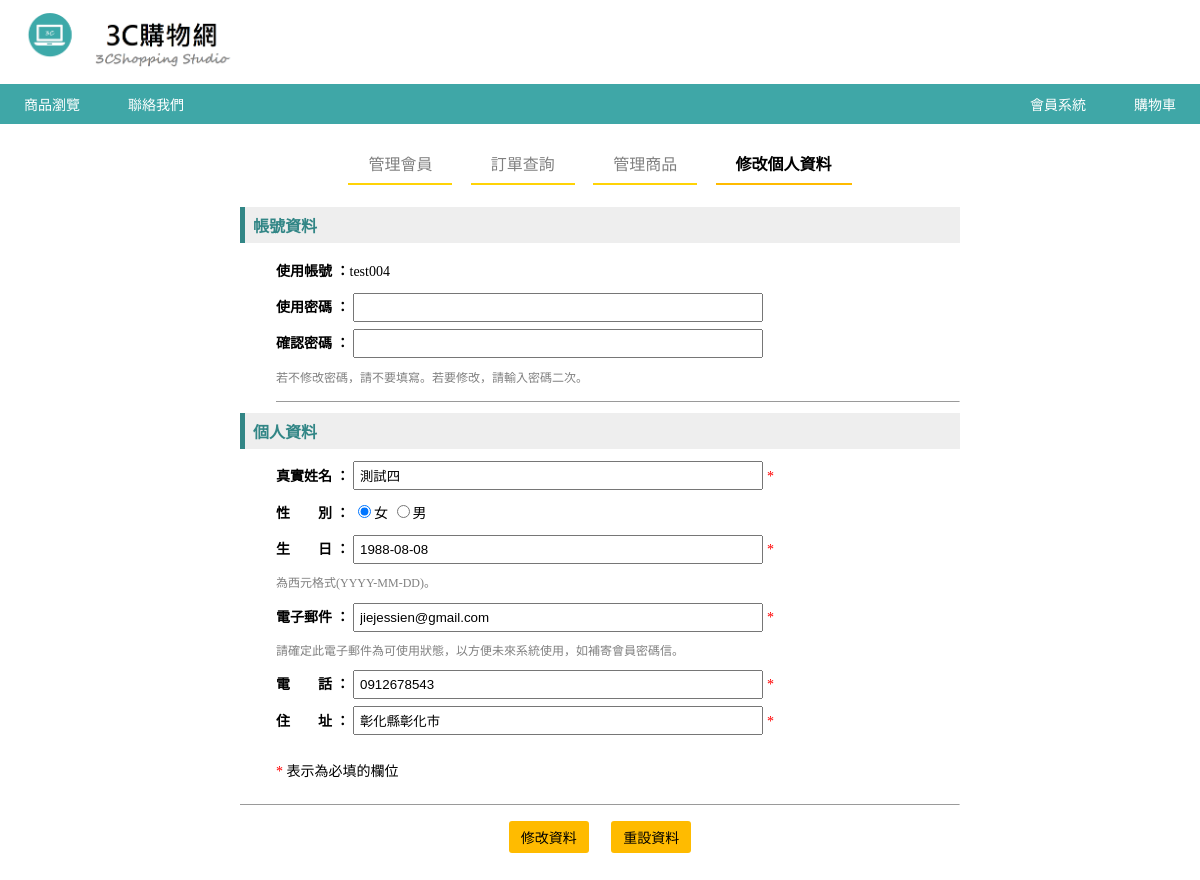
Page /member/admin_update.php?id=17 (signed in) on the committed database.
### tables this page shows
CREATE TABLE `memberdata` (
  `m_id` int(11) NOT NULL,
  `m_name` varchar(20) NOT NULL,
  `m_username` varchar(20) NOT NULL,
  `m_passwd` varchar(100) NOT NULL,
  `m_sex` enum('男','女') NOT NULL,
  `m_birthday` date DEFAULT NULL,
  `m_level` enum('admin','member') NOT NULL DEFAULT 'member',
  `m_email` varchar(100) DEFAULT NULL,
  `m_phone` varchar(100) NOT NULL,
  `m_address` varchar(100) NOT NULL,
  `m_login` int(11) UNSIGNED NOT NULL DEFAULT 0,
  `m_logintime` datetime DEFAULT NULL,
  `m_jointime` datetime NOT NULL
);

### member/admin_update.php (the view, shortened to what this page needs)
<?php
require_once("../connMysql.php");
$query_RecMember = "SELECT * FROM memberdata WHERE m_id='{$_GET["id"]}'";
$RecMember = $db_link->query($query_RecMember);
$row_RecMember=$RecMember->fetch_assoc();
?>
<html>
<head>
<link href="../css/member_style.css" rel="stylesheet" type="text/css">
<link href="../css/catalogstyle.css" rel="stylesheet" type="text/css" >
</head>
<body>
<nav class="navbar">
</nav>
<div class="box-large">
<div class="catalog">
<ul class="catalogbar">
  <li class="catalog-item "><a href="admin_memberdata.php">管理會員</a></li>
  <li class="catalog-item"><a href="admin_center.php">訂單查詢</a></li>
  <li class="catalog-item"><a href="admin_productdata.php">管理商品</a></li>
  <li class="catalog-item catalog-active"><a href="admin_update.php?id=<?php echo $mid;?>">修改個人資料</a></li>
</ul>
</div>
<form action="" method="POST" name="formJoin" id="formJoin" onSubmit="return checkForm();">
            <h1>帳號資料</h1>
			<div class="dataDiv">
            <label>使用帳號 ：</label><?php echo $row_RecMember["m_username"];?><br/>
            <label>使用密碼 ：</label>
            <input name="m_passwd" type="password" class="normalinput" id="m_passwd">
            <input name="m_passwdo" type="hidden" id="m_passwdo" value="<?php echo $row_RecMember["m_passwd"];?>"><br/>
            <label>確認密碼 ：</label>
            <input name="m_passwdrecheck" type="password" class="normalinput" id="m_passwdrecheck"><br/>
            <span class="smalltext">若不修改密碼，請不要填寫。若要修改，請輸入密碼二次。</span>
            <hr size="1" />
			</div>
            <h1>個人資料</h1>
			<div class="dataDiv">
            <label>真實姓名 ：</label>
            <input name="m_name" type="text" class="normalinput" id="m_name" value="<?php echo $row_RecMember["m_name"];?>">
            <span class="notice">*</span> <br/>
           <label>性　　別 ：</label>
            <input name="m_sex" type="radio" value="女" <?php if($row_RecMember["m_sex"]=="女") echo "checked";?>>女
            <input name="m_sex" type="radio" value="男" <?php if($row_RecMember["m_sex"]=="男") echo "checked";?>>男
            <br/>
            <label>生　　日 ：</label>
            <input name="m_birthday" type="text" class="normalinput" id="m_birthday" value="<?php echo $row_RecMember["m_birthday"];?>">
            <span class="notice">*</span><br/><span class="smalltext">為西元格式(YYYY-MM-DD)。 </span><br/>
            <label>電子郵件 ：</label>
            <input name="m_email" type="text" class="normalinput" id="m_email" value="<?php echo $row_RecMember["m_email"];?>">
            <span class="notice">*</span><br/><span class="smalltext">請確定此電子郵件為可使用狀態，以方便未來系統使用，如補寄會員密碼信。</span>
            <br/>
            <label>電　　話 ：</label>
            <input name="m_phone" type="text" class="normalinput" id="m_phone" value="<?php echo $row_RecMember["m_phone"];?>"> <span class="notice">*</span><br/>
            <label>住　　址 ：</label>
            <input name="m_address" type="text" class="normalinput" id="m_address" value="<?php echo $row_RecMember["m_address"];?>" size="40"> <span class="notice">*</span><br/>
            <p><span class="notice">*</span> 表示為必填的欄位</p>
          </div>
          <hr size="1" />
          <div class="btnrow">
            <input type="submit" name="Submit2" value="修改資料">&nbsp
            <input type="reset" name="Submit3" value="重設資料">
          </div>
        </form>
</div>
</html>

### css/member_style.css (style rules this page uses)
body { font-family:微軟正黑體; }
p:not(.heading) { font-size:14px; }
h1 { display:block; padding:6px 8px; background-color: #EEEEEE; color: #328686; font-size:16px; font-weight:bold; border-left:5px solid #328686; }
input[type=button], input[type=submit],input[type=reset],.button { background-color: #FFBB00; border: none; border-radius: 3px; color: black; padding: 6px 12px; text-align: center; text-decoration: none; display: inline-flex; justify-content: space-around; font-size: 14px; margin: 1%; cursor: pointer; font-family:微軟正黑體; }
div.box-large { width:60%; margin: auto; padding:1%; }
.smalltext { font-size:12px; color:grey; }
input[type=text] { width:60%; padding:5px 5px; }
input[type=password] { width:60%; padding:5px 5px; }
.dataDiv { margin-left:5%; line-height:2.6; font-size:14px; }
label { font-weight:bold; }
span.notice { color:red; }
.btnrow { text-align:center; }

### css/catalogstyle.css (style rules this page uses)
.catalog { margin:0; padding:1% 0 0 0; }
ul.catalogbar { list-style-type: none; margin:0; padding:0; overflow: hidden; margin-bottom:3%; text-align:center; }
li.catalog-item { display: inline-block; border-bottom:2.5px solid #FFD306 ; margin: 0 1% 0 1%; }
li.catalog-active { border-bottom:2.5px solid #FFBB00 ; }
li.catalog-active a { color: black; font-weight:bold; }
.catalog-item a { color: grey; text-decoration: none; display: inline-block; padding: 8px 20px; }

### css/nav_style.css (style rules this page uses)
body { margin:0; }
img { padding:1%; }
.nav ul { list-style-type: none; margin: 0; padding: 0; overflow: hidden; background-color: #3FA7A7 ; }
.nav li { float: left; font-family:微軟正黑體; font-size:14px; }
li a, .dropbtn { display: inline-block; color: white; text-align: center; padding: 10px 24px; text-decoration: none; }
li.dropdown { display: inline-block; }
.nav li a { color:white; }
.right li { float: right; }

### rows in the picture
memberdata: m_username "test004", m_name "測試四", m_sex "☑", m_birthday "1988-08-08", m_email "jiejessien@gmail.com", m_phone "0912678543", m_address "彰化縣彰化市"
